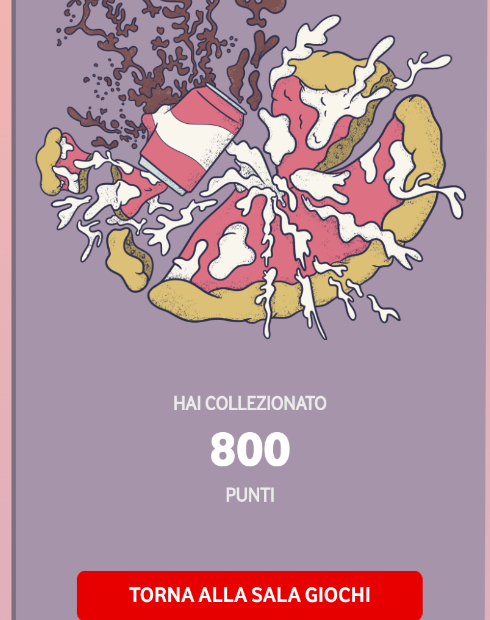
#> input picture Screenshot/screenshotkz32.png, 490 x 620 px, found by its file name
$ python analyseBot.py ../Screenshot/screenshot-0-.png
#> lines starting #> are read from the running program, lines starting #| are printed output that depends on the picture; after the words box and inside, x2 and y2 are one past the last pixel; in counts of white or black regions, pixels touching at a corner belong together
#> further down, immagine is the input picture: shape (620, 490, 3); mean B, G, R 155.3, 142.1, 175.2
### versione2/Package/screenBot.py
import pyautogui
import time
import pyautogui
import os
import time
import cv2

# [4 lines that do not run on import are left out]


# Item : (x,y) , (b , g , r)        ->  rosso =  (130,106,237)     , grigio = (130,106,237)
dict_item = {
    'star': ( (5,-3) , (74,205,247) ) ,
    'hat': ( (-16,21) , (130,106,237) ) ,
    'iced_hat': ( (-18,18) , (186,150,189) ) ,
    'skate': ( (-10,10) , (173,147,170) ) ,
    'iced_skate': ( (-10,7) , (210,172,155) ) ,
    'pizza': ( (-10,7) , (255,255,255) ) ,
    'iced_pizza': ( (-10,7) , (246,225,205) ) ,
    'can': ( (5,-3) , (130,106,237) ) ,
    'iced_can': ( (19,3) , (228,207,184) ) ,
    'Unknown_Item': ( (1,1) , (0,0,0) )
}


# Funzione che esegue uno screenshot
# [21 lines left out: function take_screenshot, not called in this run]


# Ritorna le coordinate del pixel cliccato
def click_event(event, x, y, flags, param):
    if event == cv2.EVENT_LBUTTONDOWN:
        print(f'\nCoordinate del pixel: ({x}, {y})')


# Funzione che dato un pixel ti dice che item rappresenta
def which_object( immagine ,  x = 0 , y = 0):

    # Key = hat,pizza,...       Item = (x,y) (b,g,r)
    for key, value in dict_item.items():
        x_try = x + value[0][0]
        y_try = y + value[0][1]
        pixel = immagine[y_try , x_try]

        if(pixel[0] == value[1][0] and pixel[1] == value[1][1] and pixel[2] == value[1][2]):
            #print(key , " pixel = " , pixel , " value = " , value)
            return key

    return "Unknown_Item"


#Funzione che crea una grigliata formata di quadrati con lato "square_side". Se gli viene passata una matrice ritorna una matrice
# con ogni elemento uguale ai colori RGB del centro di ogni sotto-quadrato.
def set_grill(immagine , top_left = (0,0) , square_side = 40 , righe = 6 , colonne = 5 , matrix  = False):

#> called with top_left = (6, 23), square_side = 94, righe = 6, colonne = 5, matrix = True
    if(matrix == True) :     # Caso in cui ti aspetti che torna una matrice di item
        matrix = [ [] , [] , [] , [] , [] , [] ]
        color_square = (0, 0, 255)  # Colore in formato BGR (rosso)
        color_dot = ( 255 , 0 , 0)
        thickness_square = 2
        thickness_dot = 1

        # Creazione griglia
        top_lx = top_left
        bot_rx = (top_lx[0] + square_side , top_lx[1] + square_side )
        x_centro = (top_lx[0] + bot_rx[0]) // 2
        y_centro = (top_lx[1] + bot_rx[1]) // 2
        for i in range(righe):
            for j in range(colonne):
                cv2.rectangle(immagine, top_lx, bot_rx, color_square, thickness_square)
                cv2.rectangle(immagine, (x_centro, y_centro) , (x_centro, y_centro), color_dot  , thickness_dot)

                matrix[i].append(which_object(immagine , x_centro , y_centro))

                top_lx = (top_lx[0]+square_side , top_lx[1] )    # slide top_left  x ----> x2 -----> xn
                bot_rx = (top_lx[0] + square_side , top_lx[1] + square_side )   # adattamento bottom_right
                x_centro = (top_lx[0] + bot_rx[0]) // 2
                y_centro = (top_lx[1] + bot_rx[1]) // 2

            top_lx = (top_left[0] , top_lx[1]+square_side )           # slide top_left   y
            bot_rx = (top_lx[0] + square_side , top_lx[1] + square_side )      # adattamento bottom_right
            x_centro = (top_lx[0] + bot_rx[0]) // 2
            y_centro = (top_lx[1] + bot_rx[1]) // 2
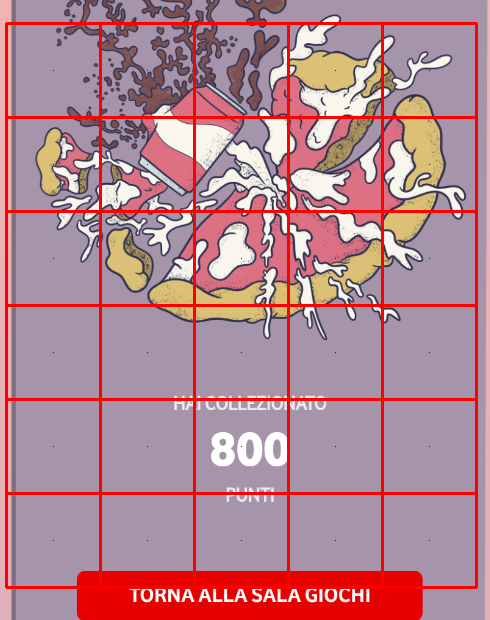
#> immagine: shape (620, 490, 3); 6.51% of pixels changed, all inside (x1, y1, x2, y2) = (5, 22, 478, 589)


        return matrix
    else:
        print("Matrice non settata! [ Debug mode active ]")
        color_square = (0, 0, 255)  # Colore in formato BGR (rosso)
        color_dot = ( 255 , 0 , 0)
        thickness_square = 2
        thickness_dot = 1

        # Creazione griglia
        top_lx = top_left
        bot_rx = (top_lx[0] + square_side , top_lx[1] + square_side )
        x_centro = (top_lx[0] + bot_rx[0]) // 2
        y_centro = (top_lx[1] + bot_rx[1]) // 2
        for i in range(righe):
            for j in range(colonne):
                cv2.rectangle(immagine, top_lx, bot_rx, color_square, thickness_square)
                print(f'point pixel -> [{i,j}] - [x={x_centro},y={y_centro}] {immagine[y_centro,x_centro]}')
                cv2.rectangle(immagine, (x_centro, y_centro) , (x_centro, y_centro),color_dot  , thickness_dot)
                top_lx = (top_lx[0]+square_side , top_lx[1] )    # slide top_left  x ----> x2 -----> xn
                bot_rx = (top_lx[0] + square_side , top_lx[1] + square_side )   # adattamento bottom_right
                x_centro = (top_lx[0] + bot_rx[0]) // 2
                y_centro = (top_lx[1] + bot_rx[1]) // 2

            top_lx = (top_left[0] , top_lx[1]+square_side )           # slide top_left   y
            bot_rx = (top_lx[0] + square_side , top_lx[1] + square_side )      # adattamento bottom_right
            x_centro = (top_lx[0] + bot_rx[0]) // 2
            y_centro = (top_lx[1] + bot_rx[1]) // 2


#Script che esegue n screen, tra uno screen e l'altro attende k secondi.
# [11 lines that do not run on import are left out]


### versione2/Package/decoratori.py
import functools
import datetime
from colorama import Fore, Style


# [4 lines that do not run on import are left out]


def timestamp_decorator(func):
    @functools.wraps(func)
    def wrapper(*args, **kwargs):
        start_time = datetime.datetime.now()
        result = func(*args, **kwargs)
        end_time = datetime.datetime.now()
        exe_time = (end_time - start_time)
        p.print_cyan_ts(f"Tempo esecuzione {func.__name__}: {exe_time}")
        return result  # restituisce il risultato della chiamata originale
    return wrapper

### versione2/Package/print_coloured.py
import datetime
from colorama import Fore, Style


def print_red_ts(stringa):
    print(
        f"{Fore.RED}{datetime.datetime.now().strftime('%H:%M:%S:%f')[:-3]} {stringa}{Style.RESET_ALL}")


# [4 lines left out: function print_green_ts, not called in this run]


def print_cyan_ts(stringa):
    print(
        f"{Fore.LIGHTBLUE_EX}{datetime.datetime.now().strftime('%H:%M:%S:%f')[:-3]} {stringa} {Style.RESET_ALL}"
    )


# [4 lines left out: function print_magenta_ts, not called in this run]

### versione2/Package/analyseBot.py
import cv2
import numpy as np
import sys
import time
import os

if __name__ == "__main__":
    import solverBot
    import decoratori
    import screenBot
else:
    from Package import solverBot
    from Package import decoratori
    from Package import screenBot

# GLOBALS

sfondo_R = (200, 250)
sfondo_G = (180, 220)
sfondo_B = (180, 230)

# Dimensione matrice
num_righe = solverBot.num_righe
num_colonne = solverBot.num_colonne


default_name = {
    'hat': 1,
    'iced_hat': 1,
    'skate': 2,
    'iced_skate': 2,
    'pizza': 3,
    'iced_pizza': 3,
    'can': 4,
    'iced_can': 4,
    'star': 5,
    'Unknown_Item': 0
}


# Stampa una matrice di numrighe,numcolonne elementi
def print_matrix(matrix):

    for i in range(num_righe):
        for j in range(num_colonne):
            print(str(matrix[i][j]), end=" ")
        print()


# True -> matrice senza unknown elements   False -> matrice con elementi sconosciuti
def checkMatrixProduct(matrix):

    prod = 1
    for i in range(num_righe):
        for j in range(num_colonne):
            prod *= int(matrix[i][j])

    return prod

# Data un immagine restituisce la matrice degli item
@decoratori.timestamp_decorator
def get_matrix_item(immagine , type = "String" ,debug = False, x=5, y=20, side=93):

    m_string = [ [] , [] , [] , [] , [] , [] ]
    m_number = [ [] , [] , [] , [] , [] , [] ]

    m_string = screenBot.set_grill(immagine , (x,y) , square_side=side , matrix=True)
#> m_string = 6 items

    #cv2.imwrite("Screenshot/output_paint.png" , immagine)   Stampa la matrice con la griglia

    if(debug):
        # Mostra l'immagine e imposta la funzione di callback del mouse
        altezza, larghezza, _ = immagine.shape
        print(f'height : {altezza} , width : {larghezza}')
        cv2.imshow('Immagine', immagine)
        cv2.setMouseCallback('Immagine', screenBot.click_event)
        cv2.waitKey(0)
        cv2.destroyAllWindows()

    if(type == "String"):
        return m_string
    elif(type == 'Number'):
        for i in range(num_righe):
            for j in range(num_colonne):
                m_number[i].append(default_name[m_string[i][j]])
        return m_number
    else:
        print("Error type on function [get_item_matrix]")


# MAIN
if (__name__ == "__main__"):

    inizio = time.time()


    nome_file_immagine = "../Screenshot/screenshotkz32.png"
    immagine = cv2.imread(nome_file_immagine)

    # Verifica che l'immagine sia stata caricata correttamente
    if immagine is None:
        print("Errore nel caricamento dell'immagine.")
        current_directory = os.path.abspath(__file__)
        print(f'Directory corrente : {current_directory}')
        sys.exit()


    #matrix_number = get_matrix_item(immagine , type="Number" , x = 5 , y = 20 , side = 93)   # Lucas-pc
    #matrix_number = get_matrix_item(immagine , type="Number" , x = 9 , y = 23 , side = 94)   # Chris-pc
    matrix_number = get_matrix_item(immagine , type="Number" , x = 6 , y = 23 , side = 94)
#> matrix_number = [[0, 0, 0, 0, 0], [0, 0, 0, 0, 0], [0, 0, 0, 0, 0], [0, 0, 0, 0, 0], [0, 0, 3, 0, 0], [0, 0, 0, 0, 0]]

    print_matrix(matrix_number)
#> the loop in print_matrix, `for i in range(num_righe):` made 6 passes
#| 0 0 0 0 0
#| 0 0 0 0 0
#| 0 0 0 0 0
#| 0 0 0 0 0
#| 0 0 3 0 0
#| 0 0 0 0 0

    script_name = sys.argv[0]
    fine = time.time()
    tempo_esecuzione = fine - inizio
    print(
        f"La funzione '{script_name}' ha impiegato {tempo_esecuzione:.4f} secondi.")
